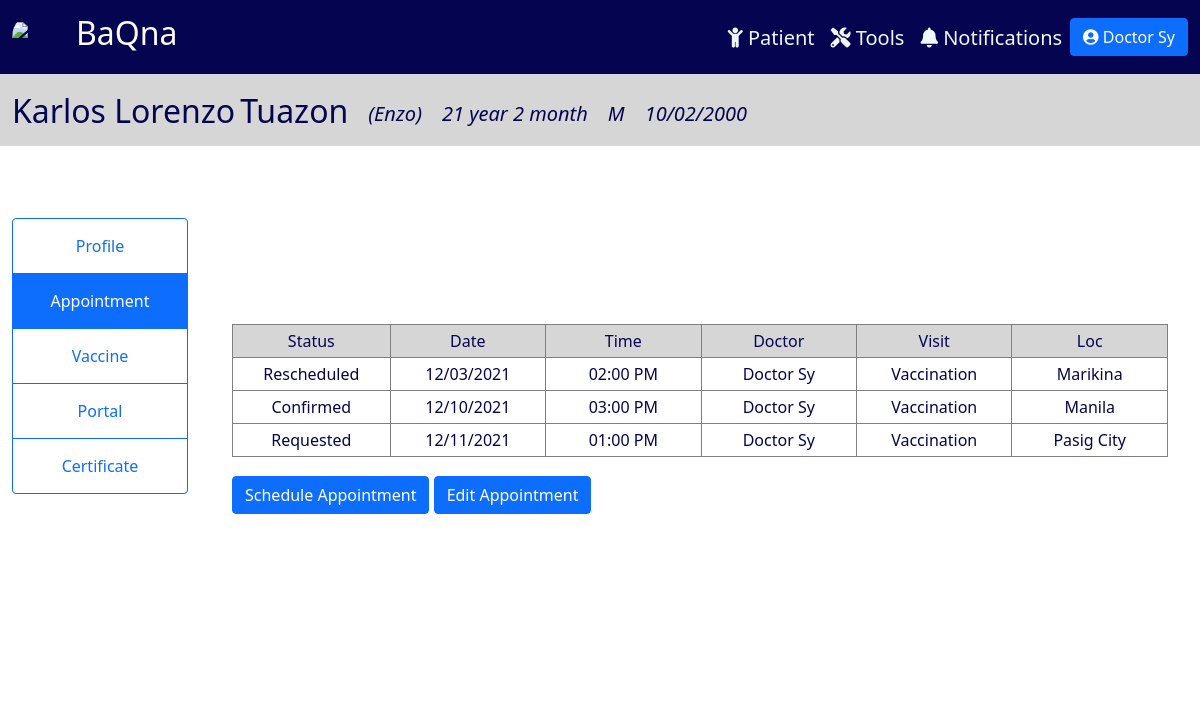
The app's page /appointment/16 (signed in) with its own data.
### tracker/models.py (models this page shows, shortened)
class Physician(models.Model):
    CAN_REG = (
        ('Yes', 'Yes'),
        ('No', 'No'),
    )
    user = models.OneToOneField(User, null=True, on_delete=models.CASCADE)
    prefix = models.CharField(max_length=100, null=True, blank=True)
    last_name = models.CharField(max_length=100, null=True)
    first_name = models.CharField(max_length=100, null=True)
    title = models.CharField(max_length=100, null=True, blank=True)
    date_start = models.DateField(null=True, blank=True)
    date_end = models.DateField(null=True, blank=True)
    cell_no = PhoneNumberField(null=True, blank=True)
    doc_type = models.CharField(max_length=100, null=True)
    can_reg = models.CharField(max_length=100, null=True, blank=True, choices=CAN_REG)
    def __str__(self):
        return self.doc_type + " " + self.last_name

class Patient(models.Model):
    SEX = (
        ('M', 'Male'),
        ('F', 'Female'),
    )
    last_name = models.CharField(max_length=100, null=True)
    first_name = models.CharField(max_length=100, null=True)
    middle_name = models.CharField(max_length=100, null=True, blank=True)
    suffix = models.CharField(max_length=2, null=True, blank=True)
    nick_name = models.CharField(max_length=100, null=True, blank=True)
    sex = models.CharField(max_length=1, null=True, choices=SEX)
    birthdate = models.DateField(null=True)
    age = models.CharField(max_length=100, null=True, blank=True)
    attending_doctor = models.ForeignKey(Physician, related_name="docpatient", on_delete=models.CASCADE, null=True)
    cert_date = models.DateField(null=True, blank=True)
    cell_no = PhoneNumberField(null=True, blank=True, validators=[MaxLengthValidator(13)])
    landline = models.CharField(max_length=100, null=True, blank=True)
    email = models.EmailField(max_length=254, null=True, blank=True)
    house_no = models.CharField(max_length=100, null=True, blank=True)
    barangay = models.CharField(max_length=100, null=True, blank=True)
    city = models.CharField(max_length=100, null=True, blank=True)
    region = models.CharField(max_length=100, null=True, blank=True)
    zip = models.IntegerField(null=True, blank=True)
    mfname = models.CharField(max_length=100, null=True, blank=True)
    mlname = models.CharField(max_length=100, null=True, blank=True)
    mcontact = PhoneNumberField(null=True, blank=True)
    memail = models.EmailField(max_length=254, null=True, blank=True)
    ffname = models.CharField(max_length=100, null=True, blank=True)
    flname = models.CharField(max_length=100, null=True, blank=True)
    fcontact = PhoneNumberField(null=True, blank=True)
    femail = models.EmailField(max_length=254, null=True, blank=True)
    c1full_name = models.CharField(max_length=100, null=True, blank=True)
    relation1 = models.CharField(max_length=100, null=True, blank=True)
    c1contact = PhoneNumberField(null=True, blank=True)
    c2full_name = models.CharField(max_length=100, null=True, blank=True)
    relation2 = models.CharField(max_length=100, null=True, blank=True)
    c2contact = PhoneNumberField(null=True, blank=True)

class Appointment(models.Model):
    STATUS = (
        ('Blank','Blank'),
        ('Confirmed', 'Confirmed'),
        ('Cancelled', 'Cancelled'),
        ('Rescheduled', 'Rescheduled'),
        ('Requested', 'Requested'),
    )
    patient = models.ForeignKey(Patient, null=True, blank=True, on_delete=models.CASCADE)
    status = models.CharField(max_length=100, choices=STATUS, null=True)
    date = models.DateField(null=True)
    time = models.TimeField(null=True)
    doctor = models.ForeignKey(Physician, on_delete=models.CASCADE)
    visit = models.CharField(max_length=100, null=True)
    location = models.CharField(max_length=100, null=True)
    date_created = models.DateTimeField(null=True, auto_now_add=True)

### tracker/views.py (the view, shortened to what this page needs)
# urls.py: path('appointment/<str:pk>', views.appointment, name = 'appointment'),
@login_required(login_url='login')
def appointment(request, pk):
    patient = Patient.objects.get(id=pk)
    appointment_form = AppointmentForm(initial={'patient': patient, 'doctor': patient.attending_doctor})
    appointment_form_patient = AppointmentFormPatient(initial={'patient': patient, 'status': 'Requested', 'doctor': patient.attending_doctor})
    appointments = Appointment.objects.filter(patient=patient).order_by('date')
    curr_date = datetime.date.today()
    months = curr_date.month - patient.birthdate.month
    years = curr_date.year - patient.birthdate.year
    age = "{} year {} month".format(years, months)
    data = {
        'patient': patient,
        'appointment_form': appointment_form,
        'appointment_form_patient': appointment_form_patient,
        'appointments': appointments,
        'age': age,
    }
    return render(request, 'tracker/appointment.html', data)

### tracker/templatetags/auth_extras.py (called while the page is built)
@register.filter(name='has_group')
def has_group(user, group_name):
    group = Group.objects.get(name=group_name)
    return True if group in user.groups.all() else False

### tracker/templates/tracker/appointment.html (shortened to what this page needs)
{% include 'tracker/info_header.html' %}
{% block content %}
{% load auth_extras %}
<div class="container-fluid" style="padding:1%; ">
    <div class="row">
        <div class="col-lg-2" style="background-color: rgb(255, 255, 255); display: flex; justify-content: center; margin-top: 5%;">
          <div class="btn-group-vertical" style="display: block;">
            <a class="btn btn-outline-primary" href="{% url 'patient' patient.id %}">Profile</a>
            <a class="btn btn-outline-primary active" href="#">Appointment</a>
            <a class="btn btn-outline-primary" href="{% url 'vaccine' patient.id %}">Vaccine</a>
            {% if request.user|has_group:"Doctor" or request.user|has_group:"Admin" %}
            <a class="btn btn-outline-primary" href="{% url 'portal' patient.id %}">Portal</a>
            {% endif %}
            <a class="btn btn-outline-primary" href="{% url 'certificate' patient.id %}">Certificate</a>
          </div>
        </div>
        <div class="col-lg-10" style="background-color: white; padding-top: 8%; padding-bottom: 8%;">
          <div class="appointment-table">
            <table class="table-bordered align-middle table-sm" style="width: 100%;">
              <thead class="thead-warning" style="background-color: rgb(214, 214, 214);">
                <tr>
                  <td>Status</td>
                  <td>Date</td>
                  <td>Time</td>
                  <td>Doctor</td>
                  <td>Visit</td>
                  <td>Loc</td>
                </tr>
              </thead>
              {% for appointment in appointments %}
              {% if appointment.doctor == request.user.physician or appointment.patient == request.user.patientuser.patient %}
              <tbody>
                <tr>
                  <td>{{appointment.status}}</td>
                  <td>{{appointment.date}}</td>
                  <td>{{appointment.time}}</td>
                  <td>{{appointment.doctor}}</td>
                  <td>{{appointment.visit}}</td>
                  <td>{{appointment.location}}</td>
                </tr>
              </tbody>
              {% endif %}
              {% endfor %}
            </table>
            <button class="btn btn-primary" data-bs-toggle="modal" data-bs-target="#schedule" style="margin-top: 2%;">
              Schedule Appointment
            </button>
            {% if request.user|has_group:"Doctor" or request.user|has_group:"Admin" %}
            <a class="btn btn-primary" style="margin-top: 2%;" href="{% url 'editAppointment' patient.id %}">
              Edit Appointment
            </a>
            {% endif %}
          </div>
        </div>
    </div>
</div>
{% endblock content %}

### tracker/templates/tracker/info_header.html
{% extends 'tracker/main.html' %}
{% block content %}
<nav class="navbar navbar-expand-xl" style="background-color: rgb(214, 214, 214);">
    <div class="container-fluid">
      <div class="collapse navbar-collapse me-auto" id="navbarTogglerDemo02">
        <div style="margin-right: auto; margin-top: 10px;">
          <ul class="navbar-nav me-auto mb-2 mb-lg-0 navbar-custom">
            <li class="nav-item" style="margin-right: 5px">
              <h2>{{patient.first_name}}</h2>
            </li>
            <li class="nav-item" style="margin-right: 20px">
              <h2>{{patient.last_name}}</h2>
            </li>
            <li class="nav-item" style="margin-right: 20px">
              <i><h5 style="margin-top: 10px;">({{patient.nick_name}})</h5></i>
            </li>
            <li class="nav-item" style="margin-right: 20px">
              <i><h5 style="margin-top:10px;">{{age}}</h5></i>
            </li>
            <li class="nav-item" style="margin-right: 20px">
              <i><h5 style="margin-top:10px;">{{patient.sex}}</h5></i>
            </li>
            <li class="nav-item" style="margin-right: 20px">
              <i><h5 style="margin-top:10px;">{{patient.birthdate}}</h5></i>
            </li>
          </ul>
        </div>
      </div>
    </div>
</nav>
{% endblock content %}

### tracker/templates/tracker/main.html (shortened to what this page needs)
{% load static %} {% load auth_extras %}
<!DOCTYPE html>
<html lang="en">
<head>
    <link href="https://cdn.jsdelivr.net/npm/bootstrap@5.1.3/dist/css/bootstrap.min.css" rel="stylesheet">
    <link rel="stylesheet" href="https://cdnjs.cloudflare.com/ajax/libs/font-awesome/5.15.3/css/all.min.css" />
    <link rel="stylesheet" href="https://cdnjs.cloudflare.com/ajax/libs/tempusdominus-bootstrap-4/5.1.2/css/tempusdominus-bootstrap-4.min.css" />
</head>
<body>
  <nav class="navbar navbar-expand-xl" style="background-color: rgb(4, 4, 80);color: white;">
    <div class="container-fluid">
      {% if request.user|has_group:'Patient User' %}
        <a href="{% url 'homePatient' %}" class="navbar-brand">
          <div class="logo-image">
            <img src="https://i.ibb.co/drT8m1M/logo.jpg" class="img-fluid">
          </div>
        </a>
        <a href="{% url 'homePatient' %}"><h2 style="float: left; color: #FAFAFA;">BaQna</h2></a>
      {% else %}
        <a href="{% url 'home' %}" class="navbar-brand">
          <div class="logo-image">
            <img src="https://i.ibb.co/drT8m1M/logo.jpg" class="img-fluid">
          </div>
        </a>
        <a href="{% url 'home' %}"><h2 style="float: left; color: #FAFAFA;">BaQna</h2></a>
      {% endif %}
      <div class="collapse navbar-collapse me-auto" id="navbarTogglerDemo02">
        <div style="margin-left: auto;margin-top: 10px;">
          <ul class="navbar-nav me-auto mb-2 mb-lg-0 navbar-custom">
            {% if request.user|has_group:"Doctor" or request.user|has_group:"Admin" %}
            <li class="nav-item" style="margin-left: 15rem;">
              <a class="nav-link" href="{% url 'home' %}"><h5><i class="fas fa-child"></i> Patient</h5></a>
            </li>
            <li class="nav-item">
              <a class="nav-link" href="{% url 'report' %}"><h5><i class="fas fa-tools"></i> Tools</h5></a>
            </li>
            <li class="nav-item">
              <a class="nav-link" href="{% url 'notifs' %}"><h5><i class="fas fa-bell"></i> Notifications</h5></a>
            </li>
            {% endif %}
            <li class="nav-item">
              <div class="dropdown">
                <button class="btn btn-primary" type="button" id="dropdownMenuButton1" data-bs-toggle="dropdown" aria-expanded="false">
                  <i class="fas fa-user-circle"></i>
                  {% if request.user|has_group:'Doctor' %}
                    {{request.user.physician}}
                  {% elif request.user|has_group:'Patient User' %}
                    {{request.user.patientuser}}
                  {% else %}
                    {{request.user}}
                  {% endif %}
                </button>
              </div>
            </li>
          </ul>
        </div>
      </div>
    </div>
  </nav>
  {% block content %}
  {% endblock %}
</body>
</html>

### tracker/templates/tracker/main.html (style rules this page uses)
body { color:rgb(4, 4, 80); }
.navbar-custom a { color: aliceblue; }
.logo-image { width: 48px; height: 48px; border-radius: 50%; overflow: hidden; }
.appointment-table { padding: 20px; margin: 50px auto; }
.appointment-table td { width:11%; text-align: center; }
.appointment-table a { margin-top: 1%; }
.btn-group-vertical a { padding: 15px; }

### records on screen
Patient: first_name "Karlos Lorenzo", last_name "Tuazon", nick_name "Enzo", sex "M", birthdate "10/02/2000"
Appointment: status "Rescheduled", date "12/03/2021", time "02:00 PM", doctor "Doctor Sy", visit "Vaccination", location "Marikina"
Appointment: status "Confirmed", date "12/10/2021", time "03:00 PM", doctor "Doctor Sy", visit "Vaccination", location "Manila"
Appointment: status "Requested", date "12/11/2021", time "01:00 PM", doctor "Doctor Sy", visit "Vaccination", location "Pasig City"

### other values on screen
{{ request.user.physician }} "Doctor Sy"
